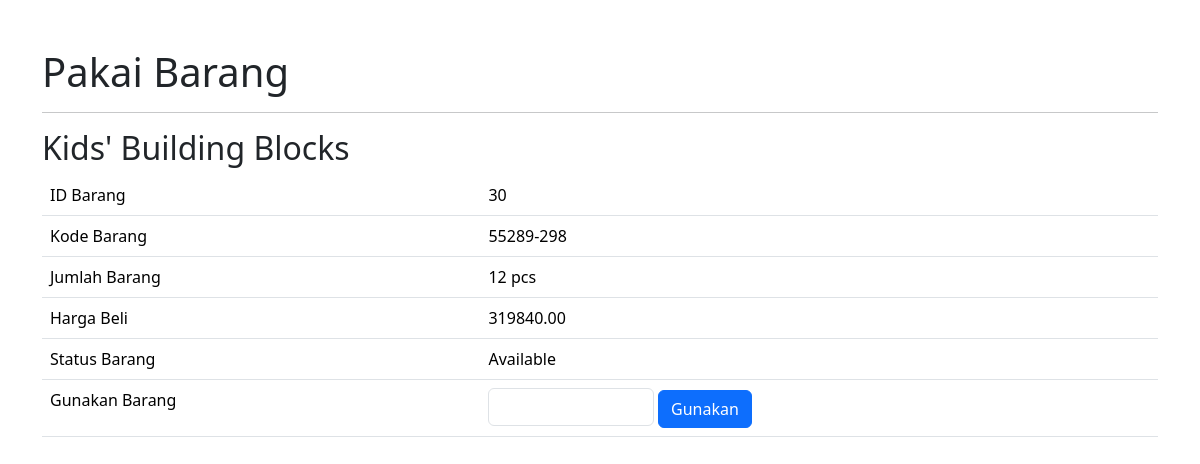
/pakai_barang.php?id_barang=30, run on the app's committed database.
### tables this page shows
CREATE TABLE `tb_inventory` (
  `id_barang` int(11) NOT NULL,
  `kode_barang` varchar(20) NOT NULL,
  `nama_barang` varchar(50) NOT NULL,
  `jumlah_barang` int(11) NOT NULL,
  `satuan_barang` varchar(20) NOT NULL,
  `harga_beli` double(20,2) NOT NULL,
  `status_barang` tinyint(1) NOT NULL
);

### pakai_barang.php (the view, shortened to what this page needs)
<?php
require_once "koneksi.php";
$select_sql = "SELECT * FROM tb_inventory WHERE id_barang=$_GET[id_barang]";
$result_select = $conn->query($select_sql);
?>
<!DOCTYPE html>
<html lang="en">
<head>
    <link href="https://cdn.jsdelivr.net/npm/bootstrap@5.3.6/dist/css/bootstrap.min.css" rel="stylesheet">
    <link rel="stylesheet" href="https://cdn.jsdelivr.net/npm/bootstrap-icons@1.13.1/font/bootstrap-icons.min.css">
</head>
<body>
    <?php while($row = $result_select->fetch_assoc()):?>
    <main class="container mt-5">
        <h1>Pakai Barang</h1>
        <hr>
        <h2><?= $row['nama_barang']; ?></h2>
        <table class="table">
            <tr>
                <td>ID Barang</td>
                <td><?=$row['id_barang'];?></td>
            </tr>
            <tr>
                <td>Kode Barang</td>
                <td><?=$row['kode_barang'];?></td>
            </tr>
            <tr>
                <td>Jumlah Barang</td>
                <td><?php echo "$row[jumlah_barang] $row[satuan_barang]";?></td>
            </tr>
            <tr>
                <td>Harga Beli</td>
                <td><?php echo "$row[harga_beli]";?></td>
            </tr>
            <tr>
                <td>Status Barang</td>
                <td>
                    <?php if($row['status_barang']==1):?>
                        <span>Available</span>
                    <?php else: ?>
                        <span>Not Available</span>
                    <?php endif;?>
                </td>
            </tr>
            <tr>
                <td>Gunakan Barang</td>
                <td>
                    <?php if($row['status_barang']==1):?>
                    <form action="proses/proses_pakai_barang.php" method="post">
                        <input required name="jumlah_pakai" type="number" min="1" max="<?=$row['jumlah_barang'];?>" class="form-control w-25 d-inline-block">
                        <input type="submit" class="btn btn-primary" value="Gunakan">
                    </form>
                    <?php else: ?>
                        <p class="alert alert-danger">Barang tidak tersedia</p>
                    <?php endif;?>
                </td>
            </tr>
        </table>
    </main>
    <?php endwhile;?>
</body>
</html>

### data on the page
tb_inventory: nama_barang "Kids' Building Blocks", id_barang "30", kode_barang "55289-298", jumlah_barang "12", satuan_barang "pcs", harga_beli "319840.00", status_barang "Available"
